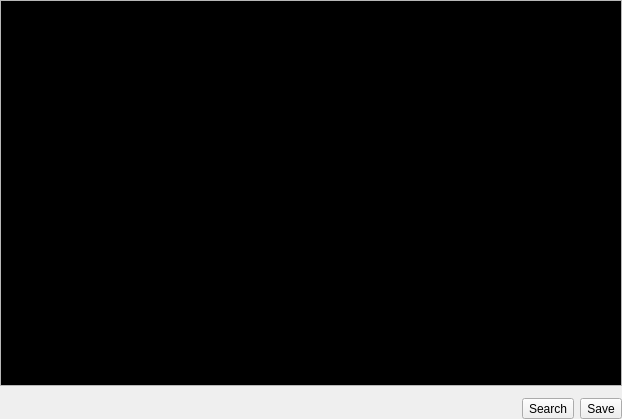
<?xml version="1.0" encoding="UTF-8"?>
<ui version="4.0">
 <class>DebugOutputWidget</class>
 <widget class="QWidget" name="DebugOutputWidget">
  <property name="geometry">
   <rect>
    <x>0</x>
    <y>0</y>
    <width>622</width>
    <height>419</height>
   </rect>
  </property>
  <property name="windowTitle">
   <string>Form</string>
  </property>
  <layout class="QVBoxLayout" name="verticalLayout">
   <property name="leftMargin">
    <number>0</number>
   </property>
   <property name="topMargin">
    <number>0</number>
   </property>
   <property name="rightMargin">
    <number>0</number>
   </property>
   <property name="bottomMargin">
    <number>0</number>
   </property>
   <item>
    <widget class="QPlainTextEdit" name="dbg_output_txt">
     <property name="sizePolicy">
      <sizepolicy hsizetype="Expanding" vsizetype="Expanding">
       <horstretch>0</horstretch>
       <verstretch>0</verstretch>
      </sizepolicy>
     </property>
     <property name="palette">
      <palette>
       <active>
        <colorrole role="WindowText">
         <brush brushstyle="SolidPattern">
          <color alpha="255">
           <red>255</red>
           <green>255</green>
           <blue>255</blue>
          </color>
         </brush>
        </colorrole>
        <colorrole role="Text">
         <brush brushstyle="SolidPattern">
          <color alpha="255">
           <red>255</red>
           <green>255</green>
           <blue>255</blue>
          </color>
         </brush>
        </colorrole>
        <colorrole role="Base">
         <brush brushstyle="SolidPattern">
          <color alpha="255">
           <red>0</red>
           <green>0</green>
           <blue>0</blue>
          </color>
         </brush>
        </colorrole>
        <colorrole role="PlaceholderText">
         <brush brushstyle="NoBrush">
          <color alpha="128">
           <red>255</red>
           <green>255</green>
           <blue>255</blue>
          </color>
         </brush>
        </colorrole>
       </active>
       <inactive>
        <colorrole role="WindowText">
         <brush brushstyle="SolidPattern">
          <color alpha="255">
           <red>255</red>
           <green>255</green>
           <blue>255</blue>
          </color>
         </brush>
        </colorrole>
        <colorrole role="Text">
         <brush brushstyle="SolidPattern">
          <color alpha="255">
           <red>255</red>
           <green>255</green>
           <blue>255</blue>
          </color>
         </brush>
        </colorrole>
        <colorrole role="Base">
         <brush brushstyle="SolidPattern">
          <color alpha="255">
           <red>0</red>
           <green>0</green>
           <blue>0</blue>
          </color>
         </brush>
        </colorrole>
        <colorrole role="PlaceholderText">
         <brush brushstyle="NoBrush">
          <color alpha="128">
           <red>255</red>
           <green>255</green>
           <blue>255</blue>
          </color>
         </brush>
        </colorrole>
       </inactive>
       <disabled>
        <colorrole role="WindowText">
         <brush brushstyle="SolidPattern">
          <color alpha="255">
           <red>128</red>
           <green>128</green>
           <blue>128</blue>
          </color>
         </brush>
        </colorrole>
        <colorrole role="Text">
         <brush brushstyle="SolidPattern">
          <color alpha="255">
           <red>128</red>
           <green>128</green>
           <blue>128</blue>
          </color>
         </brush>
        </colorrole>
        <colorrole role="Base">
         <brush brushstyle="SolidPattern">
          <color alpha="255">
           <red>255</red>
           <green>255</green>
           <blue>255</blue>
          </color>
         </brush>
        </colorrole>
        <colorrole role="PlaceholderText">
         <brush brushstyle="NoBrush">
          <color alpha="128">
           <red>255</red>
           <green>255</green>
           <blue>255</blue>
          </color>
         </brush>
        </colorrole>
       </disabled>
      </palette>
     </property>
     <property name="font">
      <font/>
     </property>
     <property name="verticalScrollBarPolicy">
      <enum>Qt::ScrollBarPolicy::ScrollBarAsNeeded</enum>
     </property>
     <property name="readOnly">
      <bool>true</bool>
     </property>
    </widget>
   </item>
   <item>
    <widget class="QWidget" name="search_wgt_parent" native="true">
     <property name="minimumSize">
      <size>
       <width>0</width>
       <height>0</height>
      </size>
     </property>
    </widget>
   </item>
   <item>
    <layout class="QHBoxLayout" name="horizontalLayout_6">
     <item>
      <spacer name="horizontalSpacer">
       <property name="orientation">
        <enum>Qt::Orientation::Horizontal</enum>
       </property>
       <property name="sizeHint" stdset="0">
        <size>
         <width>278</width>
         <height>20</height>
        </size>
       </property>
      </spacer>
     </item>
     <item>
      <widget class="QToolButton" name="search_tb">
       <property name="sizePolicy">
        <sizepolicy hsizetype="Preferred" vsizetype="Preferred">
         <horstretch>0</horstretch>
         <verstretch>0</verstretch>
        </sizepolicy>
       </property>
       <property name="toolTip">
        <string>Perform text search on the debug messages.</string>
       </property>
       <property name="text">
        <string>Search</string>
       </property>
       <property name="icon">
        <iconset resource="../../res/resources.qrc">
         <normaloff>:/icons/icons/findtext.png</normaloff>:/icons/icons/findtext.png</iconset>
       </property>
       <property name="iconSize">
        <size>
         <width>25</width>
         <height>25</height>
        </size>
       </property>
       <property name="shortcut">
        <string>Ctrl+F</string>
       </property>
       <property name="checkable">
        <bool>true</bool>
       </property>
       <property name="toolButtonStyle">
        <enum>Qt::ToolButtonStyle::ToolButtonTextBesideIcon</enum>
       </property>
      </widget>
     </item>
     <item>
      <widget class="QToolButton" name="save_tb">
       <property name="sizePolicy">
        <sizepolicy hsizetype="Preferred" vsizetype="Preferred">
         <horstretch>0</horstretch>
         <verstretch>0</verstretch>
        </sizepolicy>
       </property>
       <property name="toolTip">
        <string>Save the debug messages to a file.</string>
       </property>
       <property name="text">
        <string>Save</string>
       </property>
       <property name="icon">
        <iconset resource="../../res/resources.qrc">
         <normaloff>:/icons/icons/save.png</normaloff>:/icons/icons/save.png</iconset>
       </property>
       <property name="iconSize">
        <size>
         <width>25</width>
         <height>25</height>
        </size>
       </property>
       <property name="shortcut">
        <string>Ctrl+S</string>
       </property>
       <property name="toolButtonStyle">
        <enum>Qt::ToolButtonStyle::ToolButtonTextBesideIcon</enum>
       </property>
      </widget>
     </item>
    </layout>
   </item>
  </layout>
 </widget>
 <resources>
  <include location="../../res/resources.qrc"/>
  <include location="../../res/resources.qrc"/>
 </resources>
 <connections/>
</ui>
